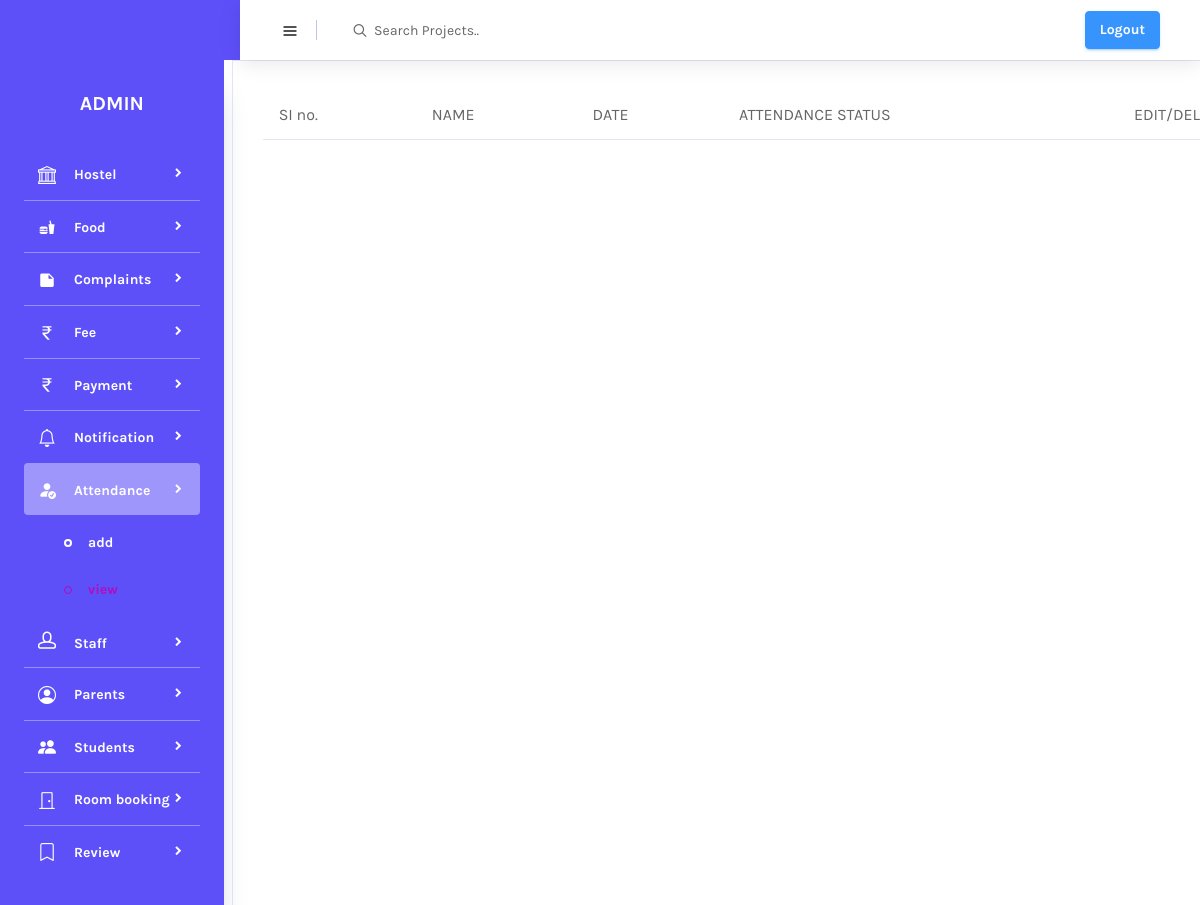
Before: /view_attendance (signed in) with the older database file.
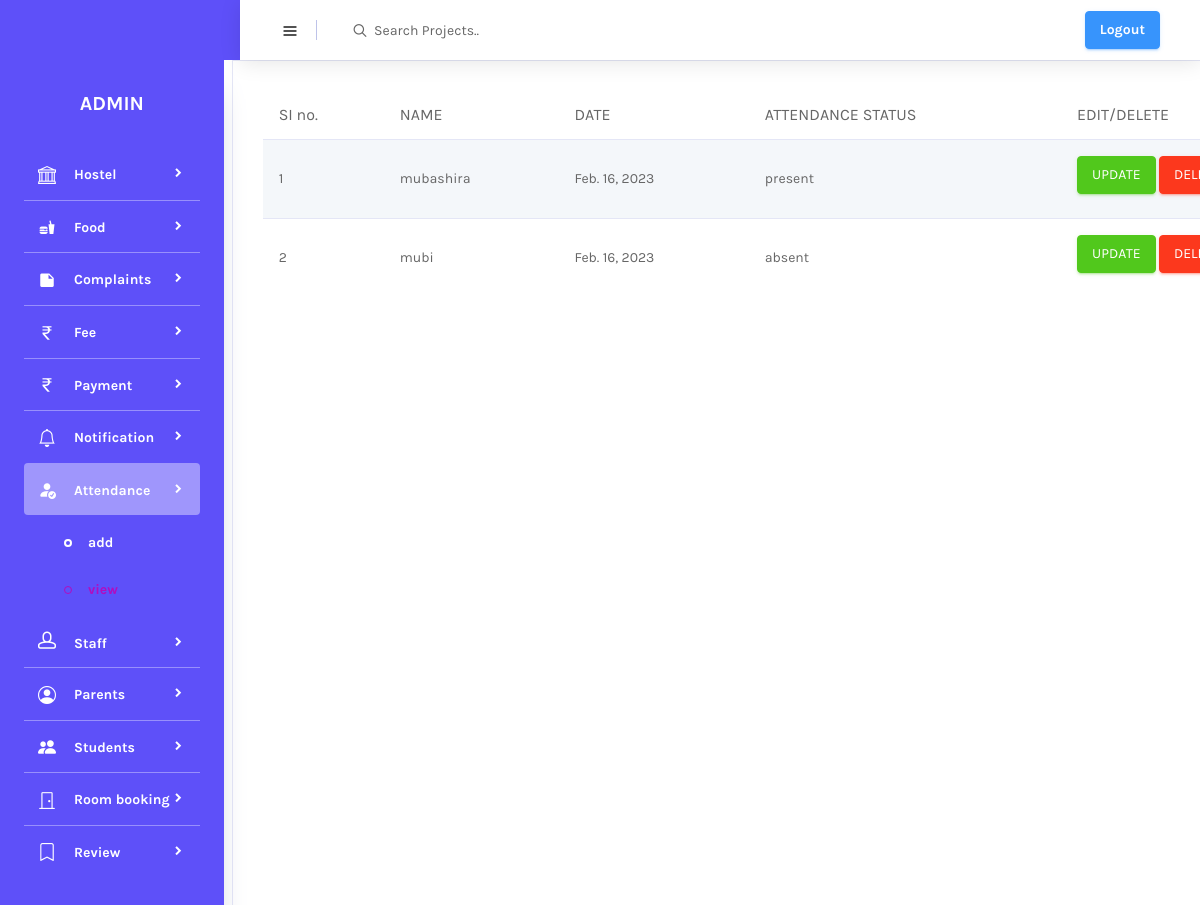
After: the same page with the newer database file.
### APP/models.py (models this page shows, shortened)
class Attendance(models.Model):
    name = models.ForeignKey(Student_register,on_delete=models.DO_NOTHING)
    registration_id = models.CharField(max_length=150)
    date = models.DateField()
    attendance_status = models.CharField(max_length=200)

class Student_register(models.Model):
    user = models.OneToOneField(Login_view,on_delete=models.CASCADE,related_name='student',null=True)
    name = models.CharField(max_length=250)
    registration_id = models.CharField(max_length=250)
    email = models.EmailField(max_length=250)
    date_of_birth = models.DateField()
    phone = models.IntegerField()
    address = models.CharField(max_length=250)
    photo = models.ImageField(upload_to='image')
    approval_status = models.IntegerField(default=0)
    def __str__(self):
        return self.name

### APP/adminviews.py (the view)
# urls.py: path('view_attendance', adminviews.view_attendance, name='view_attendance'),
@login_required(login_url='mainpage')
def view_attendance(request):
    data = Attendance.objects.all()
    return render(request, 'view_attendance_details.html', {'data': data})

### templates/view_attendance_details.html
{% extends 'admin.html' %}
{% load crispy_forms_tags %}
{% block content %}
<div class="col-lg-12 grid-margin stretch-card">
              <div class="card">
                <div class="card-body">
                  <div class="table-responsive">
                    <table class="table table-striped">
                      <thead>
                        <tr>
                          <th>SI no.</th>
                            <th>NAME</th>
                            <th>DATE</th>
                            <th>ATTENDANCE STATUS</th>
                            <th>EDIT/DELETE</th>
                        </tr>
                      </thead>
                      <tbody>
                      {% for i in data %}
                        <tr>
                         <td>{{forloop.counter}}</td>
                          <td>{{i.name}}</td>
                          <td>{{i.date}}</td>
                          <td>{{i.attendance_status}}</td>
                            <td>
                                <p><a href="{% url 'attendance_update' i.id %}" class="btn btn-success">UPDATE</a>
                                <a href="{% url 'attendance_delete' i.id %}" class="btn btn-danger">DELETE</a> </p>
                            </td>
                        </tr>
                      {% endfor %}
                      </tbody>
                    </table>
                  </div>
                </div>
              </div>
            </div>
{% endblock %}

### templates/admin.html (shortened to what this page needs)
<!DOCTYPE html>
{% load static %}
<html lang="en">
<head>
  <link rel="stylesheet" href="{% static 'admin static/vendors/mdi/css/materialdesignicons.min.css' %}">
  <link rel="stylesheet" href="{% static 'admin static/vendors/feather/feather.css' %}">
  <link rel="stylesheet" href="{% static 'admin static/vendors/base/vendor.bundle.base.css' %}">
  <link rel="stylesheet" href="{% static 'admin static/vendors/flag-icon-css/css/flag-icon.min.css' %}"/>
  <link rel="stylesheet" href="{% static 'admin static/vendors/font-awesome/css/font-awesome.min.css' %}">
  <link rel="stylesheet" href="{% static 'admin static/vendors/jquery-bar-rating/fontawesome-stars-o.css' %}">
  <link rel="stylesheet" href="{% static 'admin static/vendors/jquery-bar-rating/fontawesome-stars.css' %}">
  <link rel="stylesheet" href="{% static 'admin static/css/style.css' %}">
  <link rel="stylesheet" href="https://cdn.jsdelivr.net/npm/bootstrap-icons@1.10.2/font/bootstrap-icons.css">
</head>
<body>
  <div class="container-scroller">
    <nav class="navbar col-lg-12 col-12 p-0 fixed-top d-flex flex-row">
      <div class="text-center navbar-brand-wrapper d-flex align-items-center justify-content-center">
      </div>
      <div class="navbar-menu-wrapper d-flex align-items-center justify-content-end">
        <button class="navbar-toggler navbar-toggler align-self-center" type="button" data-toggle="minimize">
          <span class="icon-menu"></span>
        </button>
        <ul class="navbar-nav mr-lg-2">
          <li class="nav-item nav-search d-none d-lg-block">
            <div class="input-group">
              <div class="input-group-prepend">
                <span class="input-group-text" id="search">
                  <i class="icon-search"></i>
                </span>
              </div>
              <input type="text" class="form-control" placeholder="Search Projects.." aria-label="search" aria-describedby="search">
            </div>
          </li>
        </ul>
        <ul class="navbar-nav navbar-nav-right">
             <li class="nav-item dropdown d-lg-flex d-none">
            <a href="logout_view" ><button type="button" class="btn btn-info font-weight-bold">Logout</button></a>
            </li>
        </ul>
      </div>
    </nav>
    <div class="container-fluid page-body-wrapper" >
      <nav class="sidebar sidebar-offcanvas" id="sidebar">
        <div class="user-profile">
          <div class="user-name">
              ADMIN
          </div>
        </div>
        <ul class="nav">
          <li class="nav-item">
            <a class="nav-link" data-toggle="collapse" href="#auth" aria-expanded="false" aria-controls="auth">
              <i class="bi bi-bank menu-icon"></i>
              <span class="menu-title">Hostel</span>
              <i class="menu-arrow"></i>
            </a>
          </li>
          <li class="nav-item">
            <a class="nav-link" data-toggle="collapse" href="#aut" aria-expanded="false" aria-controls="auth">
              <i class="mdi mdi-food menu-icon"></i>
              <span class="menu-title">Food</span>
              <i class="menu-arrow"></i>
            </a>
          </li>
          <li class="nav-item">
            <a class="nav-link" data-toggle="collapse" href="#au" aria-expanded="false" aria-controls="auth">
              <i class="mdi mdi-note menu-icon"></i>
              <span class="menu-title">Complaints</span>
              <i class="menu-arrow"></i>
            </a>
          </li>
          <li class="nav-item">
            <a class="nav-link" data-toggle="collapse" href="#aut1" aria-expanded="false" aria-controls="auth">
              <i class="bi bi-currency-rupee menu-icon"></i>
              <span class="menu-title">Fee</span>
              <i class="menu-arrow"></i>
            </a>
          </li>
            <li class="nav-item">
            <a class="nav-link" data-toggle="collapse" href="#aut01" aria-expanded="false" aria-controls="auth">
              <i class="bi bi-currency-rupee menu-icon"></i>
              <span class="menu-title">Payment</span>
              <i class="menu-arrow"></i>
            </a>
          </li>
          <li class="nav-item">
            <a class="nav-link" data-toggle="collapse" href="#aut3" aria-expanded="false" aria-controls="auth">
              <i class="bi bi-bell menu-icon"></i>
              <span class="menu-title">Notification</span>
              <i class="menu-arrow"></i>
            </a>
          </li>
          <li class="nav-item">
            <a class="nav-link" data-toggle="collapse" href="#aut4" aria-expanded="false" aria-controls="auth">
              <i class="bi bi-person-fill-check menu-icon"></i>
              <span class="menu-title">Attendance</span>
              <i class="menu-arrow"></i>
            </a>
            <div class="collapse" id="aut4">
              <ul class="nav flex-column sub-menu">
                <li class="nav-item"> <a class="nav-link" href="{% url 'add_attendance' %}"> add </a></li>
                <li class="nav-item"> <a class="nav-link" href="{% url 'view_attendance' %}"> view</a></li>
              </ul>
            </div>
          </li>
          <li class="nav-item">
            <a class="nav-link" data-toggle="collapse" href="#aut5" aria-expanded="false" aria-controls="auth">
              <i class="icon-head menu-icon"></i>
              <span class="menu-title">Staff</span>
              <i class="menu-arrow"></i>
            </a>
          </li>
          <li class="nav-item">
            <a class="nav-link" data-toggle="collapse" href="#aut6" aria-expanded="false" aria-controls="auth">
              <i class="bi bi-person-circle menu-icon"></i>
              <span class="menu-title">Parents</span>
              <i class="menu-arrow"></i>
            </a>
          </li>
          <li class="nav-item">
            <a class="nav-link" data-toggle="collapse" href="#auth1" aria-expanded="false" aria-controls="auth">
              <i class="bi bi-people-fill menu-icon"></i>
              <span class="menu-title">Students</span>
              <i class="menu-arrow"></i>
            </a>
          </li>
          <li class="nav-item">
            <a class="nav-link" data-toggle="collapse" href="#aut7" aria-expanded="false" aria-controls="auth">
              <i class="i bi-door-closed menu-icon"></i>
              <span class="menu-title">Room booking</span>
              <i class="menu-arrow"></i>
            </a>
          </li>
          <li class="nav-item">
            <a class="nav-link" data-toggle="collapse" href="#aut8" aria-expanded="false" aria-controls="auth">
              <i class="bi bi-bookmark menu-icon"></i>
              <span class="menu-title">Review</span>
              <i class="menu-arrow"></i>
            </a>
          </li>
        </ul>
      </nav>
      {% block content %}
      {% endblock %}
  </div>
</body>
</html>

Changed rows visible on the page:
added Attendance: name "mubashira", date "Feb. 16, 2023", attendance_status "present"
added Attendance: name "mubi", date "Feb. 16, 2023", attendance_status "absent"
